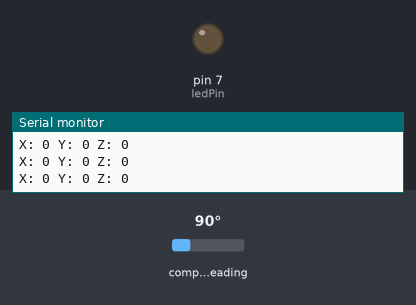
This sketch was run on a simulated Arduino Uno, built with avr-gcc and run on an emulated ATmega328P. Parts: output pins drawn as LEDs (lit = HIGH), the last lines printed to the serial monitor. The inputs (shaded band) are chosen by the test bench; at power-on: compass heading 90°.

Above: at 1.2 s.
1.3 s: compass heading set to 95°
At 1.8 s:
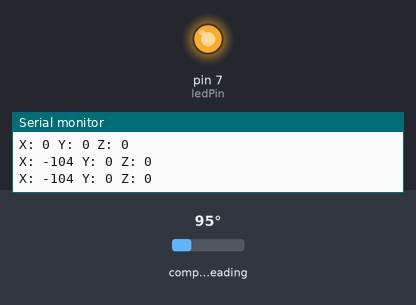
3.0 s: compass heading set to 90°
At 4.2 s:
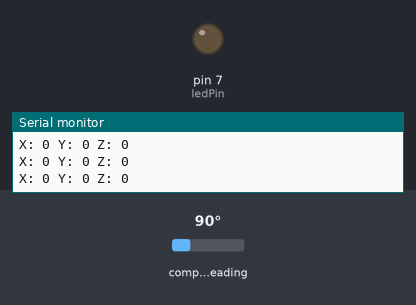
4.5 s: compass heading set to 84°
At 5.9 s:
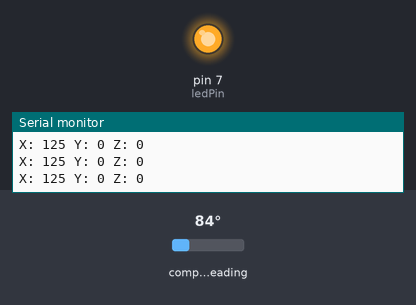
Timing chart, 0 to 7.5 s (numbered marks = the images above; inputs shaded):
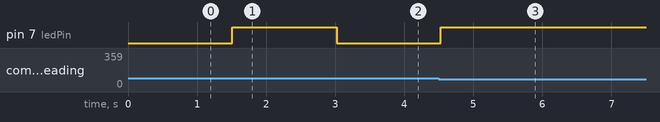

The sketch:

pruebaLED2.ino
```cpp
// Incluímos la librería
#include <QMC5883LCompass.h>

QMC5883LCompass magnetometro;

// Constantes
const int ledPin = 7; // Pin al que está conectado el LED
const int umbral = 25; // Umbral de calibración para eliminar ruido

// Variables
int xOffset = 0;
int yOffset = 0;
int zOffset = 0;
bool estaCalibrado = false;

void setup() {
  // Inicializamos el pin del LED como salida
  pinMode(ledPin, OUTPUT);
  // Inicializamos la comunicación serie
  Serial.begin(9600);
  // Inicializamos el magnetómetro
  magnetometro.init();
}

void loop() {
  int x, y, z;

  // Obtenemos las lecturas del magnetómetro
  magnetometro.read();

  // Guardamos las lecturas correspondientes a cada eje en su respectiva variable
  x = magnetometro.getX();
  y = magnetometro.getY();
  z = magnetometro.getZ();

  // Calibramos si no está calibrado
  if (!estaCalibrado) {
    xOffset = x;
    yOffset = y;
    zOffset = z;
    estaCalibrado = true;
  }

  // Ajustamos las lecturas con los offsets
  x -= xOffset;
  y -= yOffset;
  z -= zOffset;

  // Aplicamos el umbral de calibración para eliminar ruido
  x = (abs(x) < umbral) ? 0 : x;
  y = (abs(y) < umbral) ? 0 : y;
  z = (abs(z) < umbral) ? 0 : z;

  // Mostramos los valores de la lectura por el puerto serial
  Serial.print("X: ");
  Serial.print(x);
  Serial.print(" Y: ");
  Serial.print(y);
  Serial.print(" Z: ");
  Serial.print(z);
  Serial.println();

  // Si el valor absoluto de z es mayor que el umbral, encendemos el LED
  if (abs(x) > umbral || abs(y) > umbral || abs(z) > umbral) {
    digitalWrite(ledPin, HIGH);
  } else {
    digitalWrite(ledPin, LOW);
  }

  delay(250);
}
```

Measured:
- the behaviour switches between 91 and 92° on compass heading (found by bisection; images 0 and 1)
- the behaviour switches between 89 and 88° on compass heading (found by bisection; images 2 and 3)
- after the input at 1.3 s, pin 7 (ledPin): LOW → HIGH after 0.21 s
- after the input at 3.0 s, pin 7 (ledPin): HIGH → LOW at once
- after the input at 4.5 s, pin 7 (ledPin): LOW → HIGH at once
